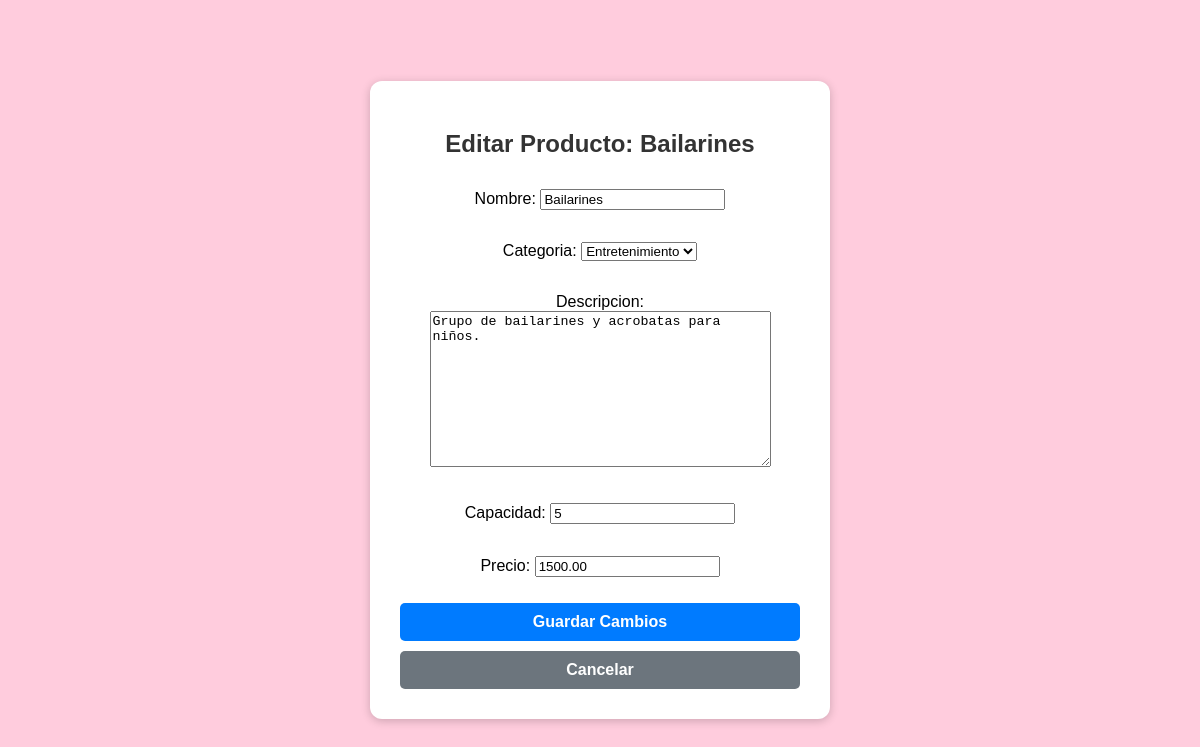
The page /productos/editar/8/ (signed in) on the database its author committed.
### usuarios/models.py (models this page shows, shortened)
class Producto(models.Model):
    CATEGORIAS = [
        ('local', 'Local'),
        ('entretenimiento', 'Entretenimiento'),
        ('comida', 'Comida'),
    ]
    proveedor = models.ForeignKey(Usuario, on_delete=models.CASCADE)
    nombre = models.CharField(max_length=100)
    categoria = models.CharField(max_length=20, choices=CATEGORIAS)
    descripcion = models.TextField()
    capacidad = models.IntegerField()
    precio = models.DecimalField(max_digits=10, decimal_places=2)

### usuarios/views.py (the view)
# urls.py: path('productos/editar/<int:producto_id>/', editar_producto, name='editar_producto'),
@login_required
def editar_producto(request, producto_id):
    producto = get_object_or_404(Producto, id=producto_id, proveedor=request.user)
    if request.method == 'POST':
        form = ProductoForm(request.POST, instance=producto)
        if form.is_valid():
            form.save()
            return redirect('mis_productos')
    else:
        form = ProductoForm(instance=producto)
    return render(request, 'usuarios/editar_producto.html', {'form': form, 'producto': producto})

### usuarios/forms.py
class ProductoForm(forms.ModelForm):
    class Meta:
        model = Producto
        fields = ['nombre', 'categoria', 'descripcion', 'capacidad', 'precio']

### usuarios/templates/usuarios/editar_producto.html (shortened to what this page needs)
{% load static %}
<!DOCTYPE html>
<html lang="es">
<head>
    <link rel="stylesheet" href="{% static 'usuarios/editar_producto.css' %}">
</head>
<body>
    <div class="edit-container">
        <h2>Editar Producto: {{ producto.nombre }}</h2>
        <form method="post">
            {{ form.as_p }}
            <button type="submit">Guardar Cambios</button>
        </form>
        <a href="{% url 'mis_productos' %}">
            <button class="cancel-button">Cancelar</button>
        </a>
    </div>
</body>
</html>

### static/usuarios/editar_producto.css (style rules this page uses)
body { background-color: #ffccdd; font-family: Arial, sans-serif; display: flex; justify-content: center; align-items: center; height: 100vh; margin: 0; }
.edit-container { background-color: white; width: 400px; padding: 30px; border-radius: 12px; box-shadow: 0 2px 10px rgba(0, 0, 0, 0.2); text-align: center; }
h2 { color: #333; font-size: 24px; margin-bottom: 15px; }
form { display: flex; flex-direction: column; align-items: center; }
button { background-color: #007bff; color: white; border: none; padding: 10px; cursor: pointer; border-radius: 5px; width: 100%; font-size: 16px; font-weight: bold; margin-top: 10px; }
.cancel-button { background-color: #6c757d; }

### rows shown on the page
Producto: nombre "Bailarines", categoria "Entretenimiento", descripcion "Grupo de bailarines y acrobatas para niños.", capacidad "5", precio "1500.00"
